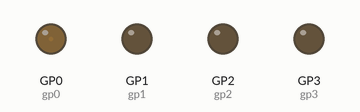
Recording of a program running on a simulated Raspberry Pi Pico running MicroPython. On the bench: output pins drawn as LEDs (lit = HIGH).

Above: at 0.05 s.
At 1.55 s:
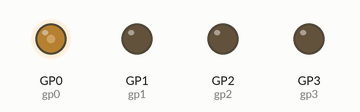
At 2.6 s:
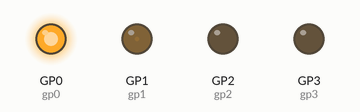
At 5.15 s:
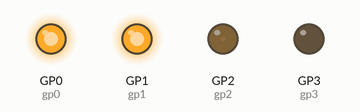
At 7.7 s:
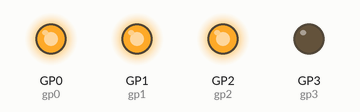
At 10.25 s:
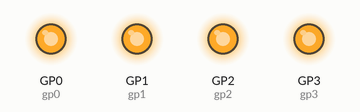
Timing chart, 0 to 13.4 s (numbered marks = the images above):
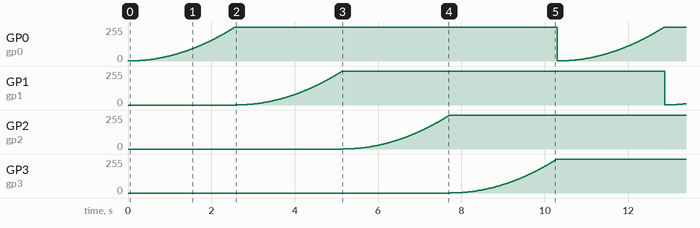

The program:

MotorsTest.py
```python
from machine import Pin, PWM
import time


def fadeLED(pin):
    pwm = PWM(pin)

    pwm.freq(1000)
    duty = 0
    direction = 1


    for _ in range(256):
        duty += direction
        if duty > 255:
            duty = 255
            direction = -1

        elif duty < 0:
            duty = 0
            direction = 1
        pwm.duty_u16(duty * duty)
        time.sleep(0.01)

gp0 = Pin(0,Pin.OUT)
gp1 = Pin(1,Pin.OUT)
gp2 = Pin(2,Pin.OUT)
gp3 = Pin(3,Pin.OUT)

while(True):
    fadeLED(gp0)
    fadeLED(gp1)
    fadeLED(gp2)
    fadeLED(gp3)
```

Measured:
- by itself, GP0 (gp0), GP1 (gp1), GP2 (gp2), GP3 (gp3): ramps from 1/255 to 253/255 and jumps back, once every 10.3 s
